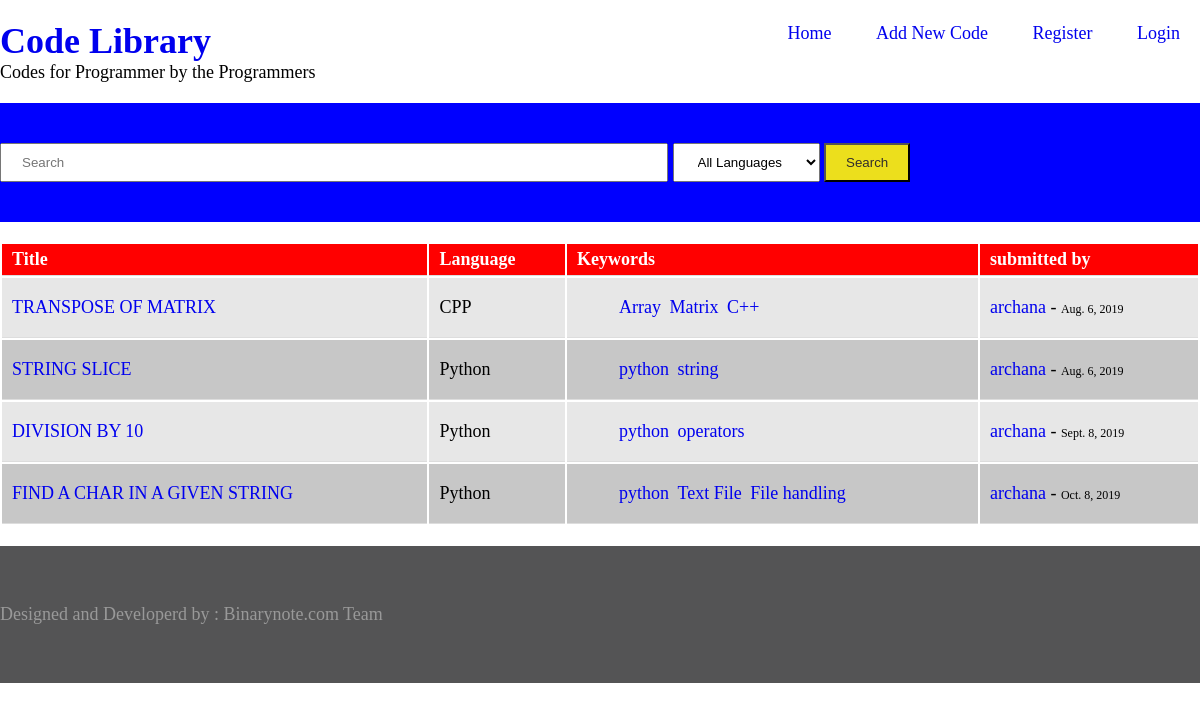
The page /user/2/ on the database its author committed.
### library/models.py (models this page shows, shortened)
class code(models.Model):
    STATUS = [('Dr', 'Draft'), ('Pub', 'Published')]
    language = models.ForeignKey('language', on_delete=models.CASCADE)
    title = models.CharField(max_length=250)
    code = models.TextField()
    keywords = TaggableManager()
    status = models.CharField(max_length=20, choices=STATUS, default='Dr')
    submitted_on = models.DateField(auto_now=True)
    updated_on = models.DateField(auto_now=False)
    author      =models.ForeignKey(User, default = 1, on_delete = models.CASCADE)

class language(models.Model):
    language = models.CharField(max_length=30)
    def __str__(self):
        return self.language

### library/views.py (the view)
# urls.py: path('user/<int:pk>/', authorView, name="authorList"),
def authorView(request, pk=None):
    posts = code.objects.all().filter(author_id__in=[pk])
    return render(request, 'library/home.html', {'posts': posts})

### library/templates/library/home.html (shortened to what this page needs)
{% extends 'library/base.html' %}
    {% block content %}
    <div style="overflow-x:auto;">
        <table>
            <tr>
                <th>Title</th>
                <th>Language</th>
                <th>Keywords</th>
                <th>submitted by</th>
            </tr>
            {% for post in posts %}
                <tr>
                    <td> <a href="{% url 'singlecode' post.id %}"> {{post.title|upper}} </td>
                    <td> {{post.language}} </td>
                    <td>
                        <ul class="tags">
                                {% for tag in post.keywords.all %}
                                    <li><a href ="{% url 'taglist' tag.slug %}">{{ tag.name }}</a></li>
                                {% endfor %}
                            </ul>
                        </td>
                    <td><a href="{% url 'authorList' post.author_id %}"> {{post.author}} </a> - <span style="font-size:12px;">{{post.updated_on}}</span> </td>
                </tr>
            {% endfor%}
        </table>
    </div>
{% endblock %}

### library/static/css/style.css (style rules this page uses)
body { margin: 0; padding: 0; font-size: 18px; height: 100vh; }
a { text-decoration: none; }
table { width: 100vw; max-width: 1300px; }
th, td { border-bottom: 1px solid #ddd; }
th { background: red; color: white; padding: 5px 10px; text-align: left; }
tr:nth-child(odd) { background: #c7c7c7; }
tr:nth-child(even) { background: #e7e7e7; }
td { padding: 1px 10px; margin: 0; text-align: left; }
.code li { padding: 10px 0; }
ul.tags { list-style-type: none; display: inline-block; }
ul.tags li { display: inline-block; padding: 0px 2px; }

### rows shown on the page
code: title "TRANSPOSE OF MATRIX", language "CPP", author "archana", updated_on "Aug. 6, 2019"
Tag: name "Array"
Tag: name "Matrix"
Tag: name "C++"
code: title "STRING SLICE", language "Python", author "archana", updated_on "Aug. 6, 2019"
Tag: name "python"
Tag: name "string"
code: title "DIVISION BY 10", language "Python", author "archana", updated_on "Sept. 8, 2019"
Tag: name "operators"
code: title "FIND A CHAR IN A GIVEN STRING", language "Python", author "archana", updated_on "Oct. 8, 2019"
Tag: name "Text File"
Tag: name "File handling"
